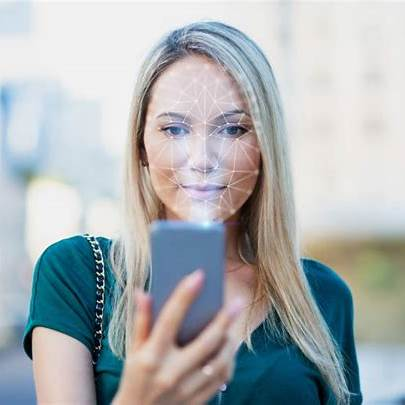
#> input picture person.jpg, 405 x 405 px
$ python face_detection_image.py
#> lines starting #> are read from the running program, lines starting #| are printed output that depends on the picture; after the words box and inside, x2 and y2 are one past the last pixel; in counts of white or black regions, pixels touching at a corner belong together
import cv2

# Görseli oku
image = cv2.imread("person.jpg")
#> image is the input picture: shape (405, 405, 3); mean B, G, R 179.6, 177, 171

# Haar cascade sınıflandırıcısını yükle
face_cascade = cv2.CascadeClassifier(cv2.data.haarcascades + 'haarcascade_frontalface_default.xml')

# Görseli gri tonlamaya çevir
gray = cv2.cvtColor(image, cv2.COLOR_BGR2GRAY)
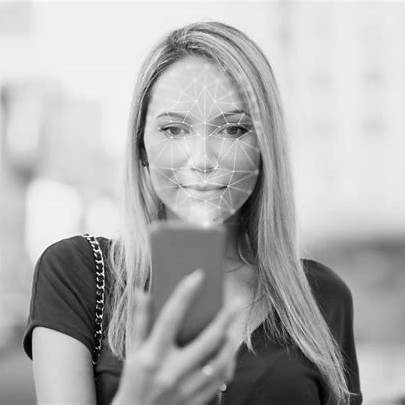
#> gray: shape (405, 405); min 0, max 254, mean 175.5

# Yüzleri algıla
faces = face_cascade.detectMultiScale(gray, 1.1, 5)
#> faces = [[129, 73, 145, 145]]

# Yüzlerin etrafına dikdörtgen çiz
for (x, y, w, h) in faces:
    cv2.rectangle(image, (x, y), (x+w, y+h), (0, 255, 0), 2)
#> this loop made 1 pass
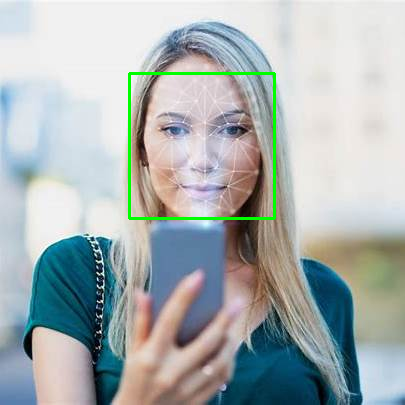
#> image: shape (405, 405, 3); 1.06% of pixels changed, all inside (x1, y1, x2, y2) = (128, 72, 276, 220)

# Sonucu göster
cv2.imshow("Face Detection", image)
cv2.waitKey(0)
cv2.destroyAllWindows()
